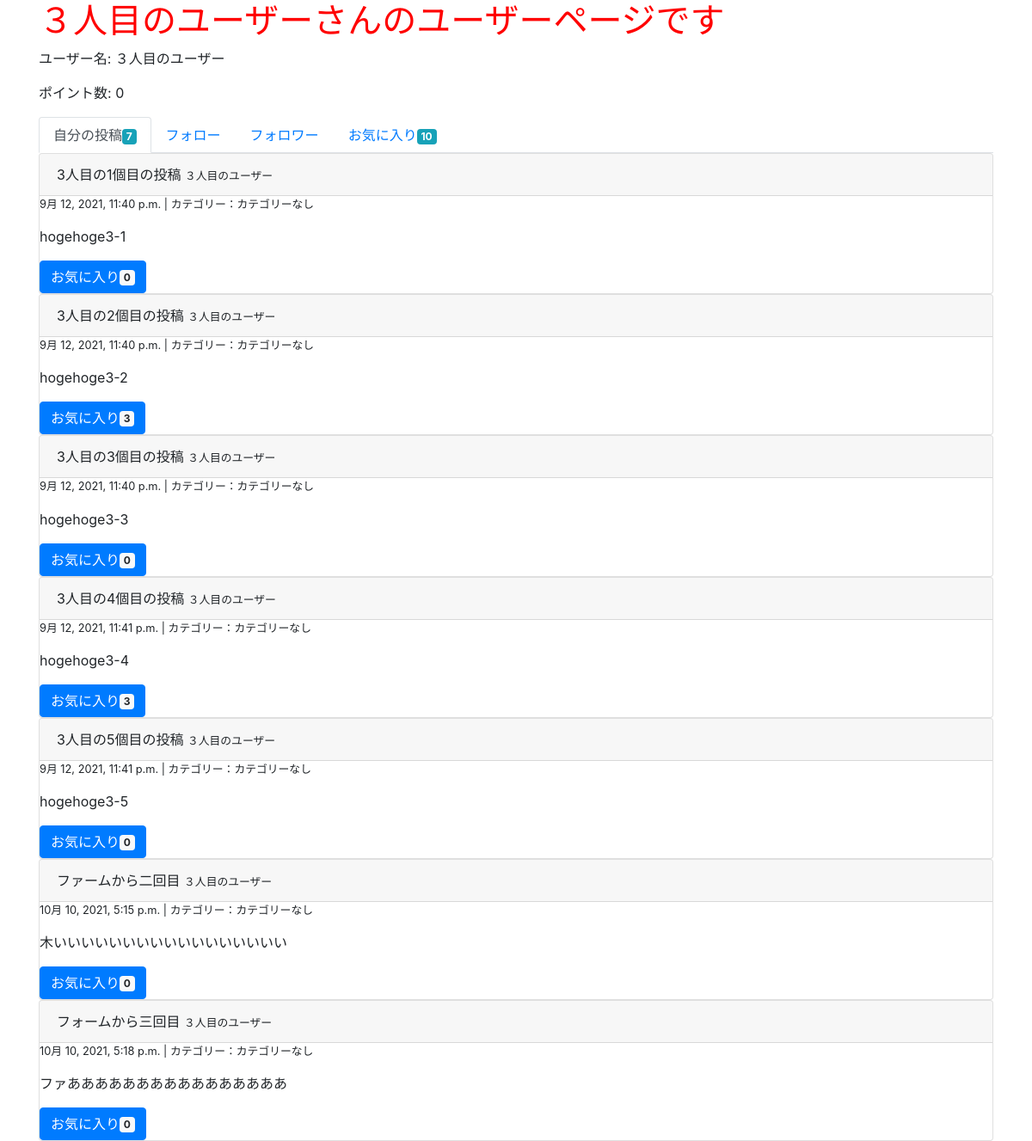
/user/3/, run on an earlier commit of the app's database.
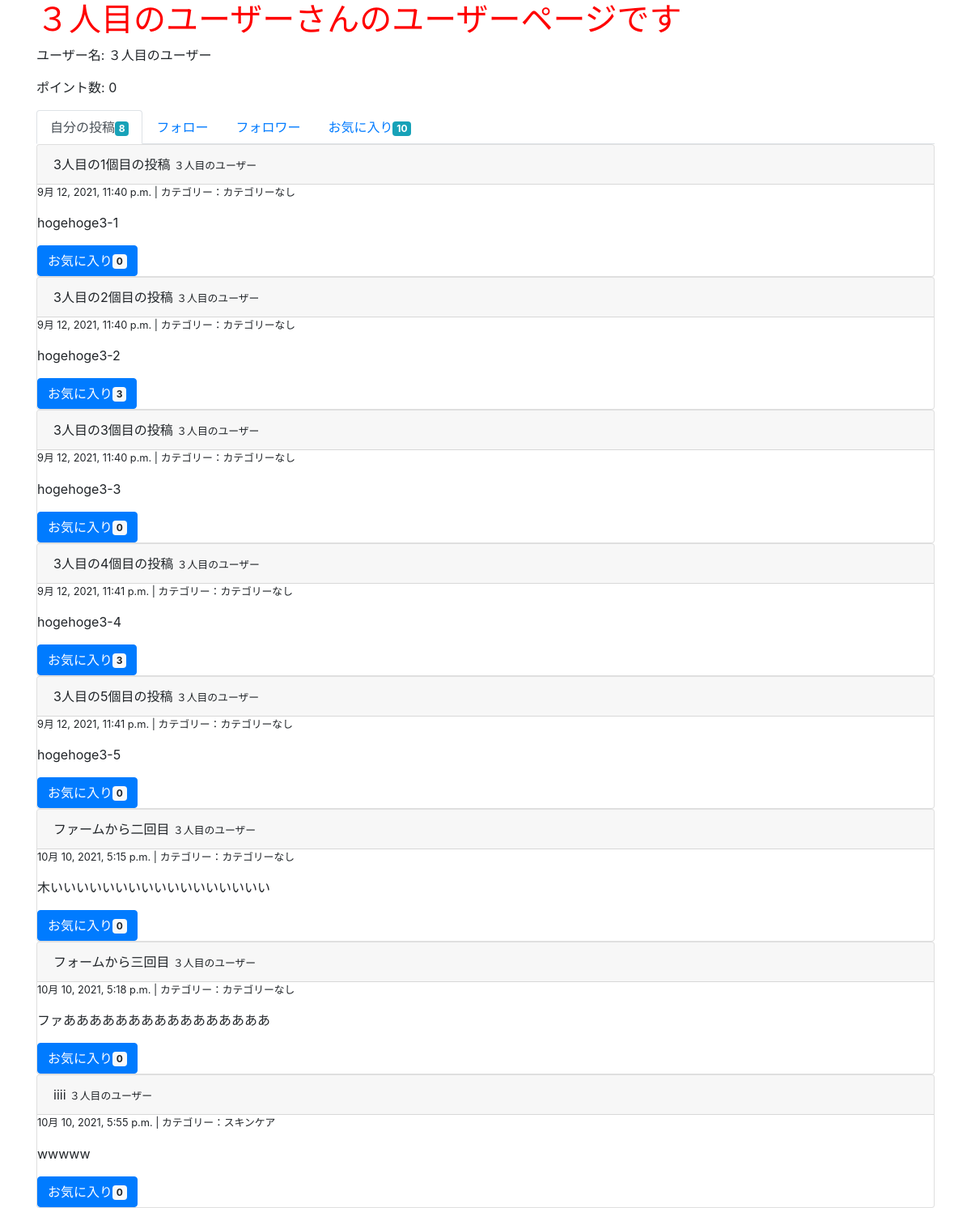
And on a later commit of the database.
### groomings/models.py (models this page shows, shortened)
class Date(models.Model):
    created_at = models.DateTimeField(default=now)
    class Meta:
        abstract = True

class Post(Date):
    title = models.CharField(max_length=30, null=True, blank=True)
    text = models.TextField(null=True, blank=True)
    user = models.ForeignKey(
        'User', on_delete=models.CASCADE, related_name="user_post"
    )
    favorite = models.ManyToManyField(User, related_name="user_favo_post")
    category = models.CharField(max_length=15, default='カテゴリーなし')
    class Meta:
        db_table = 'post'

class User(models.Model):
    name = models.CharField(max_length=10)
    email = models.CharField(max_length=100)
    password = models.CharField(max_length=50)
    point = models.IntegerField(default=0)
    class Meta:
        db_table = 'user'

### groomings/views.py (the view)
# urls.py: path(r'user/<int:user_id>/', views.user, name = 'user'),
def user(request, user_id):
    user = User.objects.get(pk=user_id)
    posts = user.user_post.all()
    posts_count = user.user_post.all().count()
    favo_count = user.user_favo_post.all().count()
    return render(request, 'groomings/user.html', context={"user": user, "posts": posts, "posts_count": posts_count, "favo_count": favo_count})

### groomings/templatetags/tag_event.py (called while the page is built)
@register.filter(name="count_favo")
def count_favo(post):
    return post.favorite.all().count()

### groomings/templates/groomings/user.html
{% extends "groomings/_user.html" %}
{% load tag_event %}
{% block posts %}
  <ul class="nav nav-tabs">
    <li class="nav-item"><a href="{% url 'groomings:user' user.id %}" class="nav-link active">自分の投稿<span class="badge badge-info">{{ posts_count }}</span></a></li>
    <li class="nav-item"><a href="#" class="nav-link">フォロー</a></li>
    <li class="nav-item"><a href="#" class="nav-link">フォロワー</a></li>
    <li class="nav-item"><a href="{% url 'groomings:user_favo' user.id %}" class="nav-link">お気に入り<span class="badge badge-info">{{ favo_count }}</span></a></li>
  </ul>
  {% for post in posts %}
    <div class="post card">
      <div class="card-header">
        {{ post.title }}
        <small>{{ post.user.name }}</small>
      </div>
      <div class="body">
        <p class="small">{{ post.created_at }} | カテゴリー：{{ post.category }}</p>
        <p>{{ post.text }}</p>
        <button class="btn btn-primary">お気に入り<span class="badge badge-light">{{ post | count_favo }}</span></button>
      </div>
    </div>
  {% endfor %}
{% endblock %}

What changed in the data, as far as the page shows it:
added Post: title "iiii", user.name "３人目のユーザー", created_at "10月 10, 2021, 5:55 p.m.", category "スキンケア", text "wwwww", id "0"
Also different on the page:
{{ posts_count }}: "7" → "8"
